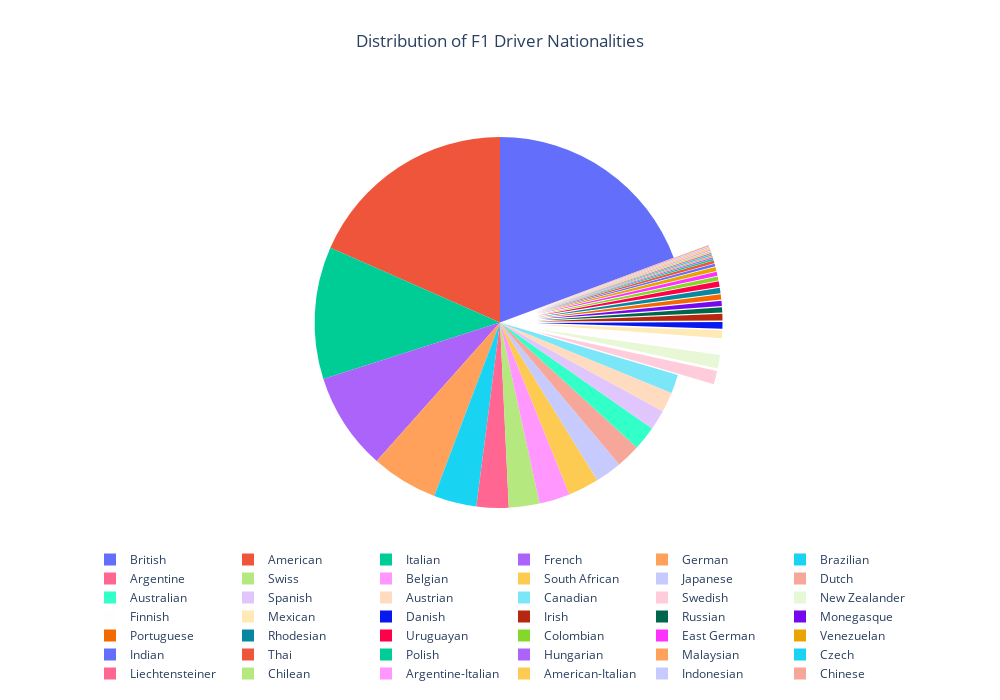

The code cell stored with this chart in its notebook:
### Code cell
#Creating pie chat to show the nationality and count of drivers
fig = px.pie(
    names=nationality_counts['nationality'],
    values=nationality_counts['count'],
    #Title
    title='Distribution of Driver Nationalities',
    hover_data=[],
    labels={'names': 'Nationality', 'values': 'Count'})

#Pulling the values that has count of less than 10 to show it more visibily

pull_values = [0.2 if count <= 10 else 0 for count in nationality_counts['count']]
fig.update_traces(textinfo='none', pull=pull_values)  

fig.update_layout(
    showlegend=True,
    legend=dict(
        orientation='h',  
        yanchor='top', 
        y=0, 
        xanchor='auto', 
        x=0.5,
        traceorder='normal',  
        tracegroupgap=10      
    ),
    height=700,  
    width=1000,
    title=dict(
        #Pie chart Title
        text='Distribution of F1 Driver Nationalities',
        y=0.95,
        x=0.5,
        yanchor='top'  
    )
)
#Showing pie chart
fig.show()

### Figure 1 — Plotly figure (JSON) as saved in the notebook; plotly's stock layout.template omitted (floating-point values rounded to 4 significant figures)
{"data": [{"domain": {"x": [0, 1], "y": [0, 1]}, "hovertemplate": "Nationality=%{label}<br>Count=%{value}<extra></extra>", "labels": ["British", "American", "Italian", "French", "German", "Brazilian", "Argentine", "Swiss", "Belgian", "South African", "Japanese", "Dutch", "Australian", "Spanish", "Austrian", "Canadian", "Swedish", "New Zealander", "Finnish", "Mexican", "Danish", "Irish", "Russian", "Monegasque", "Portuguese", "Rhodesian", "Uruguayan", "Colombian", "East German", "Venezuelan", "Indian", "Thai", "Polish", "Hungarian", "Malaysian", "Czech", "Liechtensteiner", "Chilean", "Argentine-Italian", "American-Italian", "Indonesian", "Chinese"], "legendgroup": "", "name": "", "pull": [0, 0, 0, 0, 0, 0, 0, 0, 0, 0, 0, 0, 0, 0, 0, 0, 0.2, 0.2, 0.2, 0.2, 0.2, 0.2, 0.2, 0.2, 0.2, 0.2, 0.2, 0.2, 0.2, 0.2, 0.2, 0.2, 0.2, 0.2, 0.2, 0.2, 0.2, 0.2, 0.2, 0.2, 0.2, 0.2], "showlegend": true, "textinfo": "none", "type": "pie", "values": [166, 158, 99, 73, 50, 32, 24, 23, 23, 23, 20, 18, 18, 15, 15, 14, 10, 10, 9, 6, 5, 5, 4, 4, 4, 4, 4, 3, 3, 3, 2, 2, 1, 1, 1, 1, 1, 1, 1, 1, 1, 1]}], "layout": {"height": 700, "legend": {"orientation": "h", "tracegroupgap": 10, "traceorder": "normal", "x": 0.5, "xanchor": "auto", "y": 0, "yanchor": "top"}, "showlegend": true, "title": {"text": "Distribution of F1 Driver Nationalities", "x": 0.5, "y": 0.95, "yanchor": "top"}, "width": 1000}}
